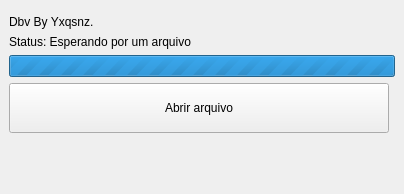
<?xml version="1.0" encoding="UTF-8"?>
<ui version="4.0">
 <class>MainWindow</class>
 <widget class="QMainWindow" name="MainWindow">
  <property name="geometry">
   <rect>
    <x>0</x>
    <y>0</y>
    <width>404</width>
    <height>194</height>
   </rect>
  </property>
  <property name="windowTitle">
   <string>MainWindow</string>
  </property>
  <widget class="QWidget" name="centralwidget">
   <property name="acceptDrops">
    <bool>false</bool>
   </property>
   <layout class="QFormLayout" name="formLayout_2">
    <item row="0" column="0">
     <layout class="QFormLayout" name="formLayout"/>
    </item>
    <item row="1" column="0">
     <widget class="QLabel" name="label">
      <property name="text">
       <string>Dbv By Yxqsnz.</string>
      </property>
     </widget>
    </item>
    <item row="2" column="0">
     <widget class="QLabel" name="lbl_status">
      <property name="text">
       <string>Status: Esperando por um arquivo</string>
      </property>
     </widget>
    </item>
    <item row="3" column="0" colspan="2">
     <widget class="QProgressBar" name="load_progress">
      <property name="enabled">
       <bool>true</bool>
      </property>
      <property name="minimumSize">
       <size>
        <width>0</width>
        <height>20</height>
       </size>
      </property>
      <property name="cursor">
       <cursorShape>WaitCursor</cursorShape>
      </property>
      <property name="whatsThis">
       <string>Progresso do carregamento (:</string>
      </property>
      <property name="autoFillBackground">
       <bool>false</bool>
      </property>
      <property name="minimum">
       <number>0</number>
      </property>
      <property name="maximum">
       <number>0</number>
      </property>
      <property name="value">
       <number>-1</number>
      </property>
      <property name="invertedAppearance">
       <bool>false</bool>
      </property>
      <property name="format">
       <string>%p%</string>
      </property>
     </widget>
    </item>
    <item row="4" column="0">
     <widget class="QPushButton" name="btn_open_file">
      <property name="minimumSize">
       <size>
        <width>380</width>
        <height>50</height>
       </size>
      </property>
      <property name="text">
       <string>Abrir arquivo</string>
      </property>
     </widget>
    </item>
   </layout>
  </widget>
 </widget>
 <resources/>
 <connections/>
</ui>
